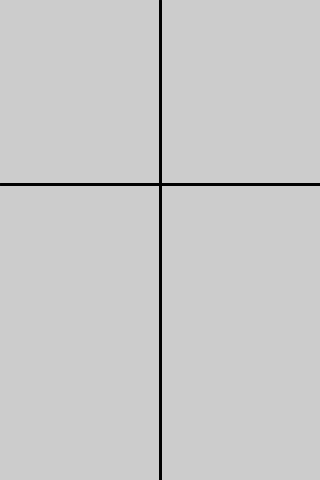
Frame 1 (no input)
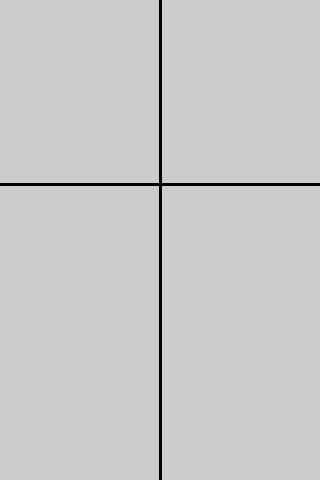
Frame 60 (the mouse pressed at the canvas centre just before this capture)
Frame 120 (the mouse held since frame 60 and released just before this capture): identical to frame 60, image omitted

The Processing sketch that drew these frames (run headless with seeded random() and noise(); from frame 60 on, the mouse is pressed at the canvas centre):

// Processing sketch: processing_78204
// ── processing_78204.pde

void setup() {
  size(320, 480);
 frameRate(15);
}

void draw() {
int w = width;
int h = height;
int cx = w/2;
int cy = h/2;
int cg = h*5/(5+8);

strokeWeight(3);
line(cx,0,cx,h);
//line(0,cy,w,cy);
line(0,cg,w,cg);
}
